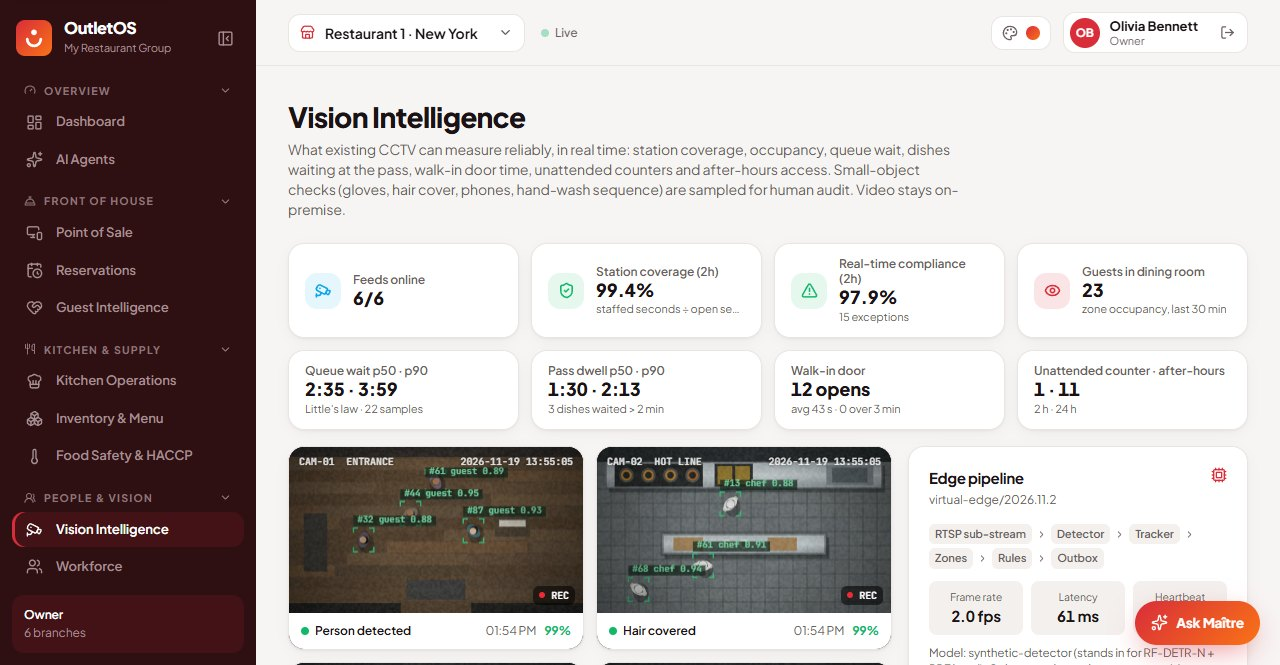
#> input picture marketing/shots/07-vision.jpg, 1280 x 665 px; its folder holds 8 pictures in this run; the run also reads 3 pictures not shown here
$ python make_promo.py
#> lines starting #> are read from the running program, lines starting #| are printed output that depends on the picture; after the words box and inside, x2 and y2 are one past the last pixel; in counts of white or black regions, pixels touching at a corner belong together
"""
Renders the OutletOS marketing promo (1280x720, 30 fps, H.264 MP4) from real product screenshots.

    python -I marketing/make_promo.py          # writes marketing/OutletOS-Promo.mp4

Requires Pillow, numpy and imageio-ffmpeg (bundled ffmpeg binary).
"""
import math
import os
import subprocess
import sys

import numpy as np
from PIL import Image, ImageDraw, ImageFilter, ImageFont

HERE = os.path.dirname(os.path.abspath(__file__))
SHOTS = os.path.join(HERE, "shots")
OUT = os.path.join(HERE, "OutletOS-Promo.mp4")
W, H, FPS = 1280, 720, 30
XFADE = 0.5

CRIMSON = (217, 45, 58)
ORANGE = (249, 115, 22)
WINE = (26, 11, 14)
CREAM = (247, 245, 244)
INK = (26, 18, 20)
MUTED = (107, 95, 98)

FONT_DIR = "C:/Windows/Fonts"
def font(name, size):
    return ImageFont.truetype(os.path.join(FONT_DIR, name), size)
BOLD = lambda s: font("segoeuib.ttf", s)
SEMI = lambda s: font("seguisb.ttf", s)
REG = lambda s: font("segoeui.ttf", s)

ease = lambda t: 1 - (1 - max(0.0, min(1.0, t))) ** 3          # easeOutCubic
clamp = lambda t: max(0.0, min(1.0, t))


# ---------- drawing helpers ----------
def gradient(w, h, c1, c2, angle=135):
    a = math.radians(angle)
    x = np.linspace(0, 1, w)[None, :] * math.cos(a)
    y = np.linspace(0, 1, h)[:, None] * math.sin(a)
    t = (x + y - min(0, math.cos(a)) - min(0, math.sin(a)))
    t = t / t.max()
    arr = (np.array(c1)[None, None, :] * (1 - t[..., None]) + np.array(c2)[None, None, :] * t[..., None]).astype(np.uint8)
    return Image.fromarray(arr, "RGB")

def radial_glow(w, h, cx, cy, r, color, strength=0.55):
    yy, xx = np.mgrid[0:h, 0:w]
    d = np.sqrt((xx - cx) ** 2 + (yy - cy) ** 2) / r
    a = np.clip(1 - d, 0, 1) ** 2 * strength * 255
    layer = np.zeros((h, w, 4), np.uint8)
    layer[..., :3] = color
    layer[..., 3] = a.astype(np.uint8)
    return Image.fromarray(layer, "RGBA")

def text_img(text, fnt, fill, max_w=None, spacing=6):
    """Render (optionally wrapped) text to a tight RGBA image."""
    lines = [text]
    if max_w:
        words, lines, cur = text.split(), [], ""
        for w_ in words:
            test = (cur + " " + w_).strip()
            if fnt.getlength(test) <= max_w or not cur:
                cur = test
            else:
                lines.append(cur); cur = w_
        lines.append(cur)
    asc, desc = fnt.getmetrics()
    lh = asc + desc
    width = int(max(fnt.getlength(l) for l in lines)) + 4
    img = Image.new("RGBA", (width, lh * len(lines) + spacing * (len(lines) - 1)), (0, 0, 0, 0))
    d = ImageDraw.Draw(img)
    for i, l in enumerate(lines):
        d.text((0, i * (lh + spacing)), l, font=fnt, fill=fill)
    return img

# [6 lines left out: function pill, not called in this run]

def logo(size):
    g = gradient(size, size, CRIMSON, ORANGE).convert("RGBA")
    mask = Image.new("L", (size, size), 0)
    ImageDraw.Draw(mask).rounded_rectangle([0, 0, size - 1, size - 1], radius=int(size * 0.25), fill=255)
    g.putalpha(mask)
    d = ImageDraw.Draw(g)
    s = size / 64
    d.arc([20 * s, 22 * s, 44 * s, 46 * s], start=0, end=180, fill="white", width=max(2, int(5 * s)))
    d.ellipse([27 * s, 17 * s, 37 * s, 27 * s], fill="white")
    return g

# [34 lines left out: functions fade, put, browser_frame, rounded_mask, not called in this run]


# ---------- assets ----------
def load(name, blur_box=None):
#> called with name = '07-vision.jpg'
    im = Image.open(os.path.join(SHOTS, name)).convert("RGB")
#> im is the input picture: PIL image 1280x665 RGB; mean R, G, B 186, 177.6, 176.1
    if blur_box:  # hide secrets (e.g. API key) in marketing footage
        region = im.crop(blur_box).filter(ImageFilter.GaussianBlur(9))
        im.paste(region, blur_box)
    return im

SHOT = {n: load(n) for n in sorted(os.listdir(SHOTS)) if n.endswith(".jpg") and n != "14-integrations.jpg"}
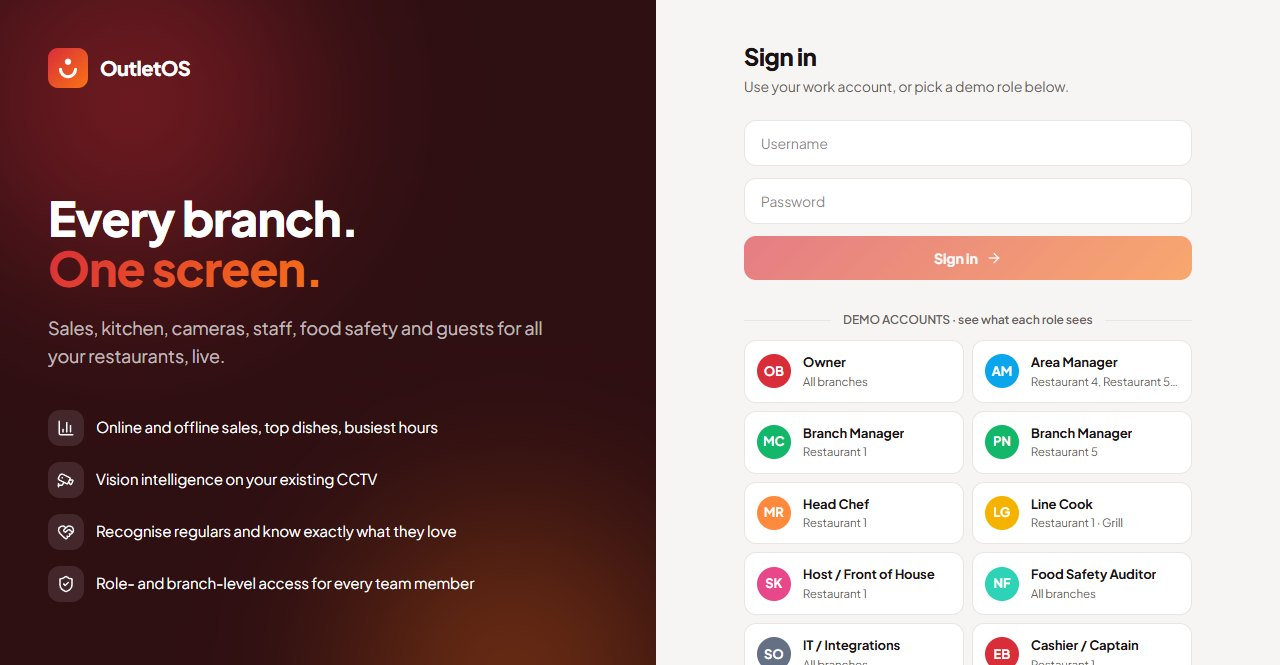
#> input picture marketing/shots/16-login.jpg, 1280 x 665 px
#> in load, im is the input picture: PIL image 1280x665 RGB; mean R, G, B 153.1, 129.9, 128.8
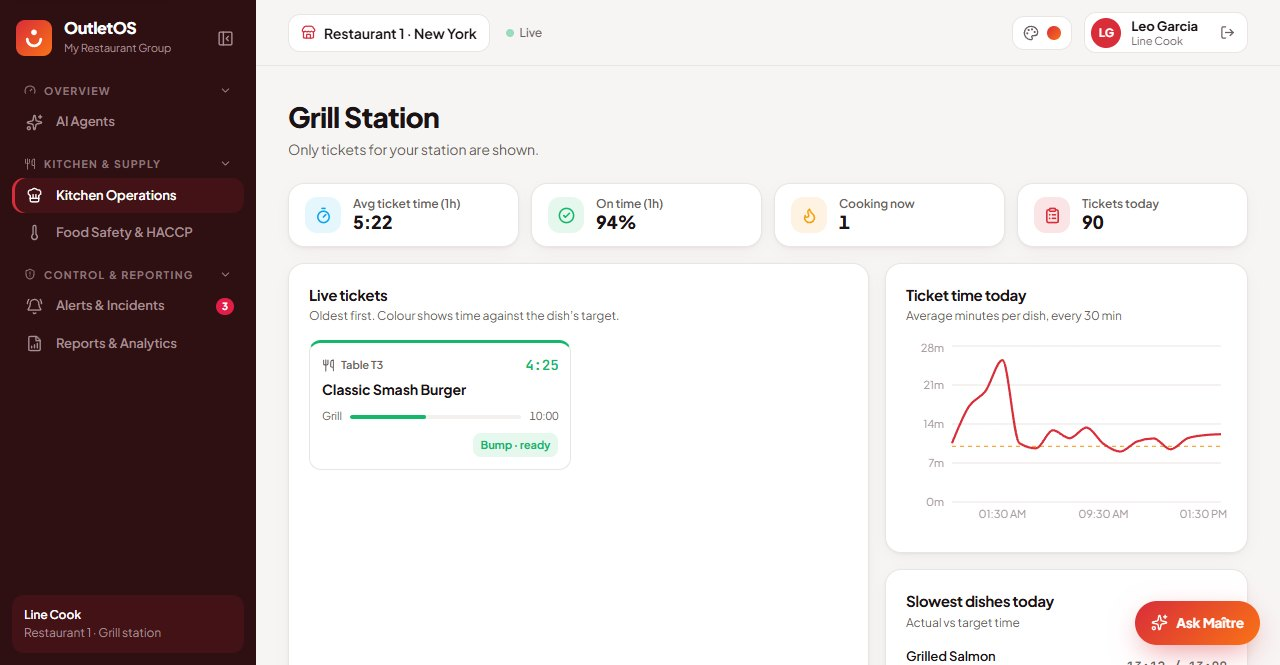
#> input picture marketing/shots/17-cook.jpg, 1280 x 665 px
#> in load, im is the input picture: PIL image 1280x665 RGB; mean R, G, B 208.8, 200.9, 200.4
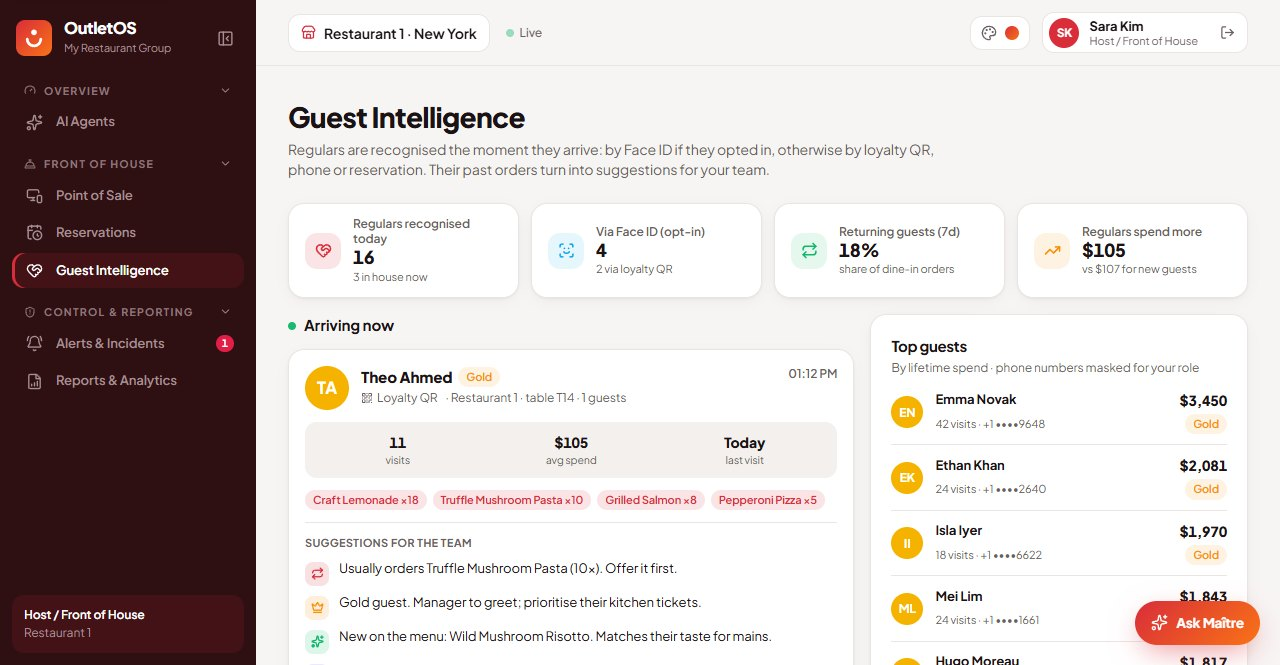
#> input picture marketing/shots/18-host.jpg, 1280 x 665 px
#> in load, im is the input picture: PIL image 1280x665 RGB; mean R, G, B 206.2, 197.2, 195.5
#> SHOT = 7 items
SHOT["14-integrations.jpg"] = load("14-integrations.jpg", blur_box=(300, 280, 900, 320))
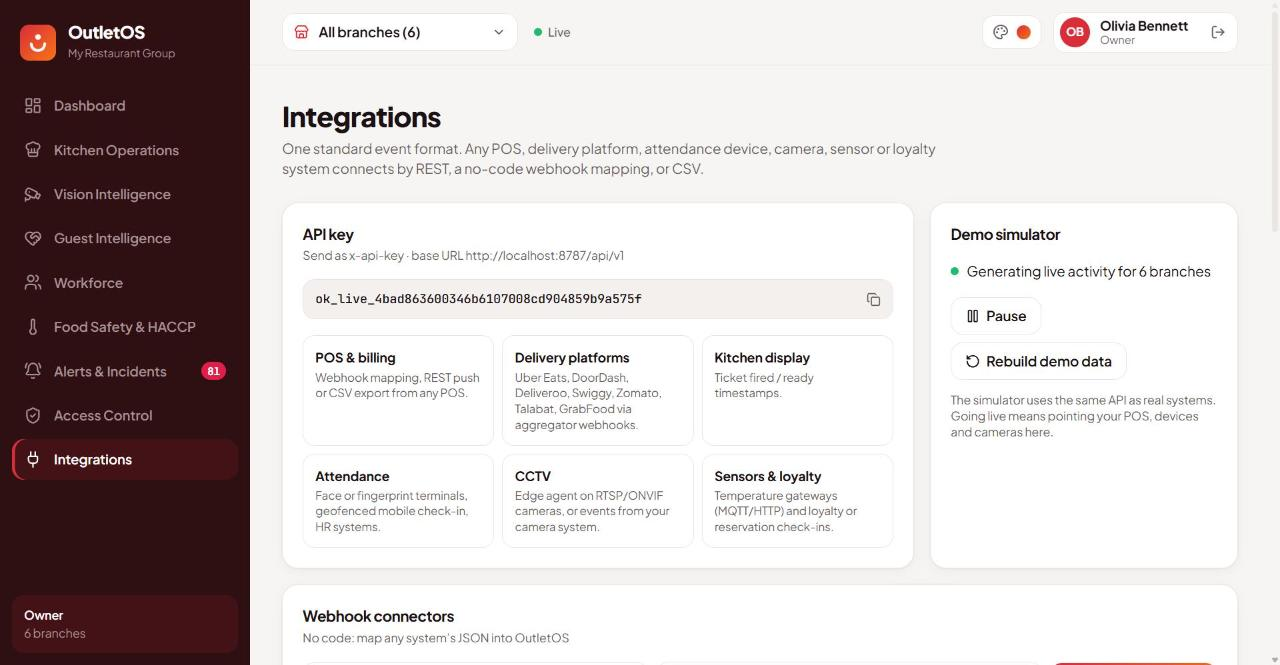
#> input picture marketing/shots/14-integrations.jpg, 1280 x 665 px
#> in load, im is the input picture: PIL image 1280x665 RGB; mean R, G, B 208.2, 200.9, 200.7
LOGO_BIG, LOGO_SM = logo(132), logo(40)
#> in logo, `ImageDraw.Draw(mask).rounded_rectangle([0, 0, size - 1, size - 1], rad..`:
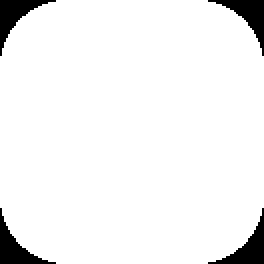
#> mask: PIL image 132x132 L (shown 2 times larger); 94.4% white; 4 black regions, box (x1, y1, x2, y2) and area: (0, 0, 28, 28) 244, (104, 0, 132, 28) 244, (0, 104, 28, 132) 244, (104, 104, 132, 132) 244

LIGHT_BG = Image.new("RGBA", (W, H), CREAM + (255,))
LIGHT_BG.alpha_composite(radial_glow(W, H, W * 0.85, H * 0.1, 700, CRIMSON, 0.16))
LIGHT_BG.alpha_composite(radial_glow(W, H, W * 0.1, H * 1.0, 600, ORANGE, 0.12))
DARK_BG = gradient(W, H, (40, 12, 18), (10, 5, 7), 120).convert("RGBA")
DARK_BG.alpha_composite(radial_glow(W, H, W * 0.8, H * 0.15, 650, CRIMSON, 0.35))
DARK_BG.alpha_composite(radial_glow(W, H, W * 0.15, H * 0.95, 520, ORANGE, 0.22))
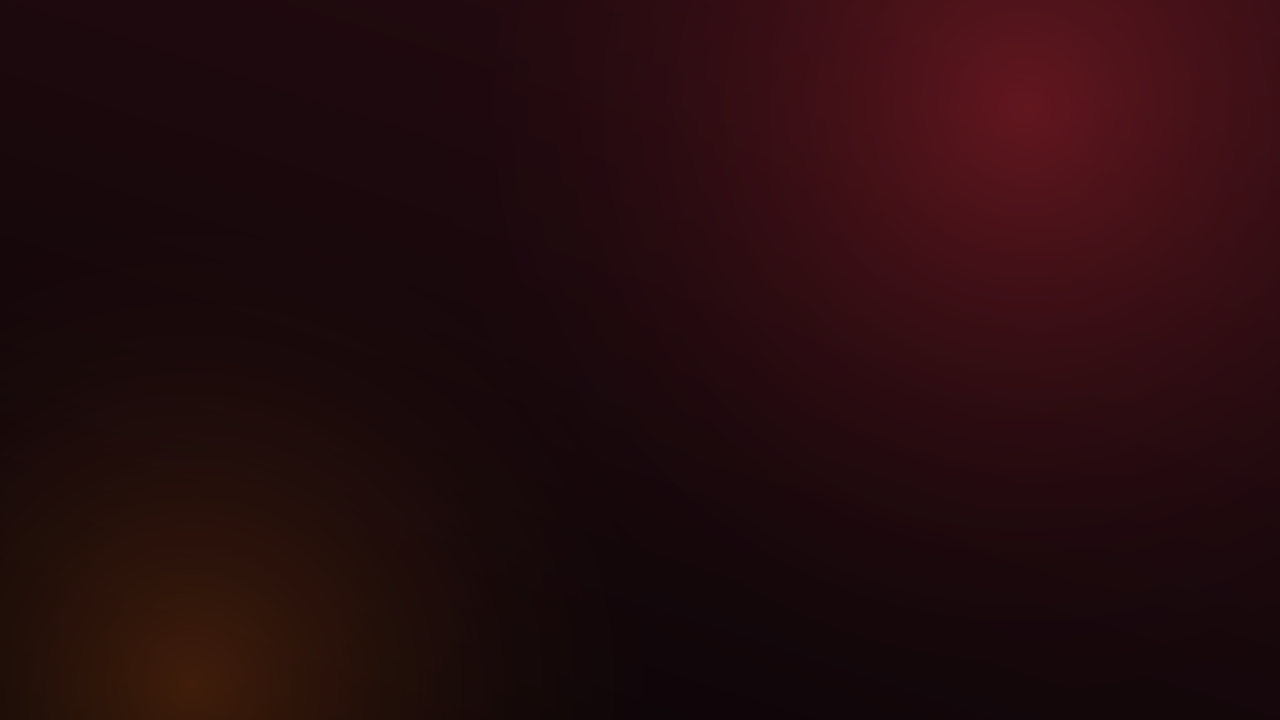
#> DARK_BG: PIL image 1280x720 RGBA; mean R, G, B, A 37.8, 11.6, 14.4, 255


# ---------- scenes ----------
# [21 lines left out: functions scene_intro, scene_problem, not called in this run]

def feature_scene(spec):
    shot = SHOT[spec["shot"]]
    dark = spec.get("dark", False)
    left = spec.get("side", "left") == "left"     # text on the left, screenshot on the right
    cw = 760; ch = int(cw * shot.height / shot.width)
    frame, (ox, oy) = browser_frame(cw, ch, dark)
    mask = rounded_mask(cw, ch, 10)
    kick = text_img(spec["kicker"].upper(), SEMI(17), CRIMSON if not dark else (255, 140, 120))
    title = text_img(spec["title"], BOLD(46), INK if not dark else (255, 255, 255), max_w=410, spacing=0)
    body = text_img(spec["body"], REG(21), MUTED if not dark else (225, 210, 214), max_w=410, spacing=4)
    chips = [pill(c, SEMI(15), CRIMSON if not dark else (255, 255, 255), (253, 228, 230) if not dark else (90, 30, 38)) for c in spec["chips"]]
    fx, fy = spec.get("focus", (0.5, 0.5))
    zoom_to = spec.get("zoom", 1.18)

    # [23 lines left out: function render, not called in this run]
    return render

# [43 lines left out: functions scene_roles, scene_stats, scene_outro, not called in this run]


TXT = {
    "brand": text_img("OutletOS", BOLD(84), (255, 255, 255)),
    "tag1": text_img("Every branch. One screen.", BOLD(44), (255, 255, 255)),
    "tag2": text_img("The operating system for multi-location restaurants", REG(24), (240, 200, 205)),
    "p1": text_img("Too many apps.", BOLD(64), (255, 255, 255)),
    "p2": text_img("Too little visibility.", BOLD(64), (255, 120, 110)),
    "p3": text_img("POS, CCTV, rotas, fridge logs and reviews, all in different places.", REG(24), (235, 205, 210)),
    "roles_k": text_img("ACCESS CONTROL", SEMI(17), CRIMSON),
    "roles_t": text_img("Everyone sees exactly what they need. Nothing more.", BOLD(38), INK),
    "stats_t": text_img("Built for the whole team", BOLD(44), (255, 255, 255)),
    "stats_s": text_img("Owners · Area managers · Branch managers · Chefs · Hosts · Auditors", REG(22), (235, 205, 210)),
    "out1": text_img("Run every restaurant like your best one.", BOLD(38), (255, 255, 255)),
    "out2": text_img("Sales · Kitchen · Vision AI · Guests · Workforce · Food safety · Access control", REG(19), (230, 195, 200)),
}
#> the loop in text_img (call 2), `for i, l in enumerate(lines):` made 1 pass
#> l on pass 1: 'Every branch. One screen.'

FEATURES = [
    dict(shot="01-dashboard.jpg", kicker="Command center", title="Your whole group, live", body="Net sales, branch score and six health signals update in real time across every location.", chips=["Today vs yesterday", "Prime cost", "Branch score"], focus=(0.55, 0.45)),
    dict(shot="02-sales-mix.jpg", kicker="Sales intelligence", title="Online vs in-store, at a glance", body="Every channel and delivery app side by side, plus the dishes that drive revenue.", chips=["Uber Eats", "Swiggy", "Zomato", "Top dishes"], side="right", focus=(0.6, 0.45)),
    dict(shot="03-week-heatmap.jpg", kicker="Demand patterns", title="Know your rush hours", body="Seven-day trends and an hourly heatmap tell you when to staff up and prep ahead.", chips=["7-day trend", "Busiest hours"], focus=(0.72, 0.4)),
    dict(shot="04-branches.jpg", kicker="Multi-location", title="Every branch, ranked", body="Spot the outlet that needs you before customers do. One tap focuses the whole app on it.", chips=["Live sparklines", "Score rings"], side="right", focus=(0.5, 0.45)),
    dict(shot="06-kitchen.jpg", kicker="Kitchen operations", title="Speed of service, station by station", body="Live tickets from dine-in, takeaway and delivery with timers against each dish's target.", chips=["Live tickets", "On-time %", "Slowest dishes"], focus=(0.55, 0.62)),
    dict(shot="08-vision-midnight.jpg", kicker="Vision intelligence", title="AI on the CCTV you already have", body="Hand-wash checks, station coverage, after-hours access and greeting times, processed on-premise.", chips=["Hand-wash", "Station coverage", "Privacy-first"], side="right", dark=True, focus=(0.42, 0.45)),
    dict(shot="09-guests.jpg", kicker="Guest intelligence", title="Recognise regulars the moment they arrive", body="Opt-in Face ID, loyalty QR or phone, then smart suggestions from their order history.", chips=["Usual order", "Allergy alerts", "Win-back offers"], focus=(0.45, 0.55)),
    dict(shot="05-staffing.jpg", kicker="Workforce", title="Staffing that matches demand", body="Transactions per labour hour, sales per labour hour and hour-by-hour over/under staffing.", chips=["TPPH", "Sales / labour hr", "Rota gaps"], side="right", focus=(0.6, 0.5)),
    dict(shot="11-safety.jpg", kicker="Food safety & HACCP", title="A cold chain that logs itself", body="Every fridge and freezer reports each minute. Excursions are captured automatically.", chips=["Auto HACCP log", "Live sensors"], focus=(0.5, 0.55)),
    dict(shot="12-alerts.jpg", kicker="Alerts & incidents", title="Only what needs a decision", body="Repeated problems escalate to the right role; one-off blips are filtered out.", chips=["Smart escalation", "One-tap resolve"], side="right", focus=(0.5, 0.5)),
    dict(shot="46-telegram-connect.jpg", kicker="Telegram assistant", title="Ask from your phone", body="Sales, reports, alerts and live status in Telegram, scoped to each person's role and branches.", chips=["/sales", "/alerts", "One-tap approve"], focus=(0.5, 0.45)),
    dict(shot="14-integrations.jpg", kicker="Integrations", title="Plugs into everything you run", body="Any POS, delivery platform, attendance device, camera or sensor via REST, webhooks or CSV.", chips=["No-code mapping", "Open API"], side="right", focus=(0.45, 0.5)),
    dict(shot="15-themes.jpg", kicker="Make it yours", title="Light, Dark or Midnight", body="Six brand palettes and three modes, remembered for every user.", chips=["6 palettes", "3 modes"], dark=True, focus=(0.72, 0.3), zoom=1.25),
]

# ---------- voice-over script (one line per scene; "|" = short pause) ----------
NARRATION = [
    "Meet OutletOS. | Every branch. One screen. | The operating system for multi-location restaurants.",
    "Running restaurants today means too many apps, | and too little visibility.",
    "Start with the command center. | Live sales, branch scores, and six health signals, updating in real time across every location.",
    "See online versus in-store sales, every delivery app side by side, | and the dishes that really drive revenue.",
    "Seven-day trends and an hourly heat map show exactly when your rush hits, | so you can staff up, and prep ahead.",
    "Every branch is ranked and scored, | so you spot the outlet that needs you, before your customers do.",
    "In the kitchen, live tickets from dine-in, takeaway, and delivery are timed against every dish's target.",
    "Vision intelligence turns the cameras you already have into an assistant for hand washing, station coverage, and greeting times, | all processed on site.",
    "Guest intelligence recognises your regulars the moment they arrive, | and tells your team their usual order, their allergies, and what to suggest next.",
    "Workforce analytics track transactions per labour hour, | and show every hour you are over, or under staffed.",
    "Your cold chain logs itself. | Every fridge and freezer reports each minute, and every excursion is captured automatically.",
    "Smart alerts escalate only what needs a decision, | to the right person.",
    "Ask OutletOS from Telegram. | Sales, reports, and alerts on your phone, | and every answer respects your role.",
    "And it plugs into everything you run. | Any point of sale, delivery platform, camera, or sensor.",
    "Make it yours, | with light, dark, and midnight modes, and six brand palettes.",
    "With role and branch level access, | owners see everything, | while a line cook sees only their own station.",
    "Built for the whole team, | from owners, to chefs.",
    "OutletOS. | Run every restaurant like your best one. | Book a live demo today.",
]
#> (the run stopped early here; a loop or call above may not have finished)
